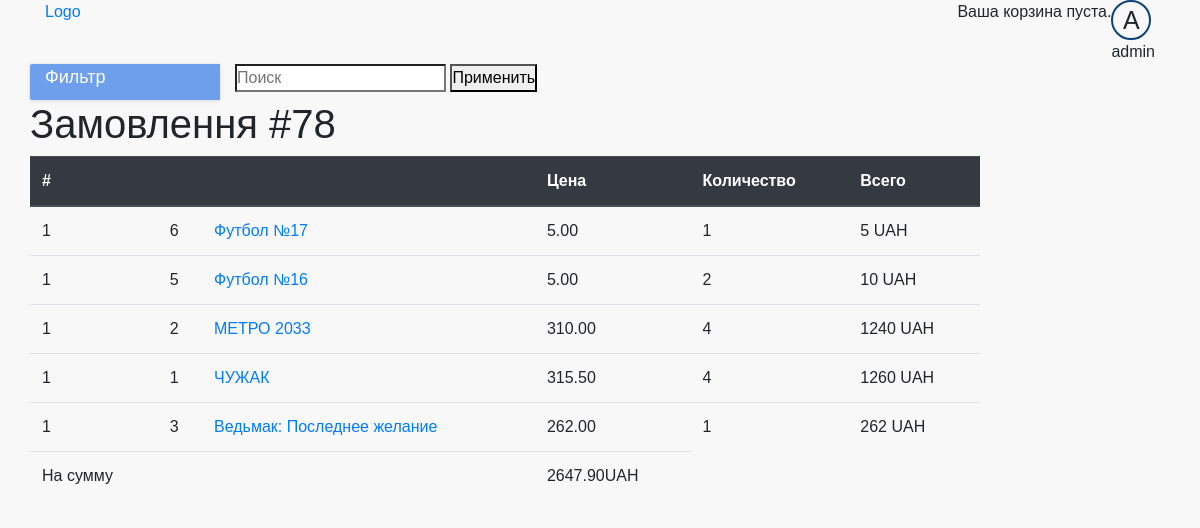
The app's page /orders/order/78 (signed in) with its own data.
### orders/models.py (models this page shows, shortened)
class Purchase(models.Model):
    order = models.ForeignKey(Order, on_delete=models.CASCADE, verbose_name='Заказ', null=True)
    product = models.ForeignKey(Product, on_delete=models.CASCADE, verbose_name='Товар', null=True)
    price = models.DecimalField(max_digits=10, verbose_name='Цена', decimal_places=2, help_text="Enter price book",
                                blank=True)
    quantity = models.IntegerField(verbose_name='Количество', help_text="Количество товара", blank=True, default=0,
                                   null=True)
    purchase_date = models.DateTimeField('Дата покупки', auto_now=True)

### store/models.py (models this page shows, shortened)
class Product(models.Model):
    category = models.ForeignKey(Category, on_delete=models.SET_NULL, null=True)
    name = models.CharField(max_length=100, verbose_name='Название', help_text="Enter book name.", blank=True)
    publisher = models.ForeignKey(Publisher, on_delete=models.SET_NULL, null=True)
    price = models.DecimalField(max_digits=10, verbose_name='Цена', decimal_places=2, help_text="Enter price book",
                                validators=[MinValueValidator(1)],
                                blank=True)
    Discounts = models.DecimalField(max_digits=10, verbose_name='Скидка', decimal_places=2, help_text="Enter discounts",
                                    validators=[MinValueValidator(0)],
                                    blank=True)
    image = models.ImageField(upload_to='images/products/', verbose_name='Изображение', blank=True, null=True)
    slug = models.SlugField(max_length=100)
    class Meta:
        ordering = ['-id']
    def get_absolute_url(self):
        if self.category.name == 'Книги':
            return reverse('store:book_detail', kwargs={'slug': self.slug})
        else:
            return reverse('store:magazine_detail', kwargs={'slug': self.slug})
    def get_discount(self):
        category_discount = self.category.categorydiscount_set.get(category=self.category)
        if category_discount.active:
            if category_discount.discount > self.Discounts:
                return category_discount.discount
            else:
                return self.Discounts
        else:
            return self.Discounts
    def get_discounted_price(self):
        discount = self.get_discount()
        if discount > 0:
            price = self.price - (self.price * (discount / 100))
            return round(price, 2)
        if discount == 0:
            return self.price

### orders/views.py (the view)
# urls.py: path('order/<int:order_id>', views.OrdersDetailView.as_view(), name='order_detail'),
class OrdersDetailView(LoginRequiredMixin, View):
    def get(self, request, order_id):
        user = User.objects.get(username=request.user)
        order = Order.objects.get(id=order_id)
        if request.user.is_authenticated:
            if user.email == order.email:
                purchase = Purchase.objects.filter(order=order_id)
                total_price = get_total_price(purchase)
                return render(request, 'orders/orders_detail.html',
                              context={'order_id': order_id, 'purchase': purchase, 'total_price': total_price})
            else:
                return redirect('order:orders_list')

### cart/cart.py (called while the page is built)
    def __len__(self):
        return self.cart.__len__()

### cart/cart_in_model.py (called while the page is built)
    def __len__(self):
        quantity = Cart.objects.filter(user=self.user).aggregate(Sum('quantity'))
        return quantity['quantity__sum']

### cart/context_processors.py (called while the page is built)
def cart(request):
    return {'cart_info': CartManager(request)}

### orders/orders.py (called while the page is built)
def get_total_price(purchase):
    return sum((item.product.get_discounted_price() * item.quantity for item in
                purchase))

### orders/templates/orders/orders_detail.html (shortened to what this page needs)
{% extends "base_generic.html" %}
{% block content %}
  <h1>Замовлення #{{ order_id }}</h1>
  <table class="table">
    <thead class="thead-dark">
    <tr>
      <th scope="col">#</th>
      <th scope="col"></th>
      <th scope="col"></th>
      <th scope="col">Цена</th>
      <th scope="col">Количество</th>
      <th scope="col">Всего</th>
    </tr>
    </thead>
    <tbody>
    {% for item in purchase %}
      <tr>
        <td>1</td>
        <td>{{ item.product.id }}</td>
        <td><a href={{ item.product.get_absolute_url }}>{{ item.product.name }}</a></td>
        <td>{{ item.product.price }}</td>
        <td>{{ item.quantity }}</td>
        <td class="num">{% widthratio item.quantity 1 item.product.price %} UAH</td>
      </tr>
    {% endfor %}
    <tr class="total">
      <td class="num">На сумму</td>
      <td colspan="2"></td>
      <td class="num">{{ total_price }}UAH</td>
    </tr>
    </tbody>
  </table>
{% endblock %}

### store/templates/base_generic.html (shortened to what this page needs)
<!DOCTYPE html>
<html lang="en">
<head>
  {% load static %}
  <link rel="stylesheet" href="https://stackpath.bootstrapcdn.com/bootstrap/4.3.1/css/bootstrap.min.css"
>
  <link rel="stylesheet" type="text/css" href="{% static 'store/style.css' %}"/>
</head>
<body>
<header>
  <div class="container">
    <div class="header-top-line">
      <div class="row">
        <div class="col-6"><a href="{% url 'store:index' %}">Logo</a></div>
        <div class="col-6 login-menu">
          <div class="cart">
            {% with total_items=cart_info|length %}
              {% if cart_info|length > 0 %}
                Ваша корзина:
                <a href="{% url "cart:cart_detail" %}">
                  <span id="cart_quantity">{{ total_items }} </span>;
                  <span class="cart_total_price"> {{ cart_info.get_total_price }} </span> UAH
                </a>
              {% else %}
                Ваша корзина пуста.
              {% endif %}
            {% endwith %}
          </div>
          {% if user.is_authenticated %}
            <div id="dropdown-menu" class="avatar">
              <div class="avatar__image">
                {{ user.get_username|first|upper }}
              </div>
              {{ user.get_username }}
            </div>
          {% else %}
            <div><a href="{% url 'login' %}?next={{ request.path }}">Войти</a></div>
            <div><a href="{% url 'profile:sign_up' %}?next={{ request.path }}">Регистрация</a></div>
          {% endif %}
        </div>
      </div>
    </div>
    <div class="header-bottom-line">
      <div class="row">
        <div class="col-12 col-md-3 col-xl-2 header-dropdown-menu">
          <span>Фильтр</span>
        </div>
        <div class="col-12 col-md-7 col-xl-10 search-line">
          <form action="{% url "store:search" %}" method="get" class="search-form">
            <label class="">
              <input id="search" class="search-form__input" type="search" name="q" placeholder="Поиск">
            </label>
            <button class="search-form__button" type="submit" value="apply">Применить</button>
          </form>
        </div>
      </div>
    </div>
  </div>
</header>
<div class="container">
  <div class="row">
    <div class="{% if is_shown_by_default %}col-12 {% else %} col-12 col-md-9 col-xl-10 center-wrapper {% endif %}">
      {% block content %}
      {% endblock %}
    </div>
  </div>
</div>
</body>
</html>

### static/store/style.css (style rules this page uses)
* { margin: 0; padding: 0; }
body { background-color: #f8f8f8 !important; font-family: 'Fira Sans', sans-serif; }
header { z-index: 2; position: relative; }
.avatar__image { width: 40px; height: 40px; border: 2px solid #0c4277; border-radius: 50%; overflow: hidden; text-align: center; font-size: 25px; }
.login-menu { display: flex; justify-content: flex-end; }
.header-dropdown-menu { background-color: #6e9fec; border-radius: 2px 0 0 2px; box-shadow: 0 0 2px 0 rgba(51, 51, 51, .05), 0 1px 4px 0 rgba(51, 51, 51, .15); font-size: 18px; color: #fff; }
#dropdown-menu { width: auto; }
.search-line { display: block; }
.center-wrapper { display: block; position: relative; padding: 0; }

### records on screen
Purchase: product.id "6", product.name "Футбол №17", product.price "5.00", quantity "1", quantity+product "5"
Purchase: product.id "5", product.name "Футбол №16", product.price "5.00", quantity "2", quantity+product "10"
Purchase: product.id "2", product.name "МЕТРО 2033", product.price "310.00", quantity "4", quantity+product "1240"
Purchase: product.id "1", product.name "ЧУЖАК", product.price "315.50", quantity "4", quantity+product "1260"
Purchase: product.id "3", product.name "Ведьмак: Последнее желание", product.price "262.00", quantity "1", quantity+product "262"

### other values on screen
{{ user.get_username|first|upper }} "A"
{{ user.get_username }} "admin"
{{ order_id }} "78"
{{ total_price }} "2647.90"
